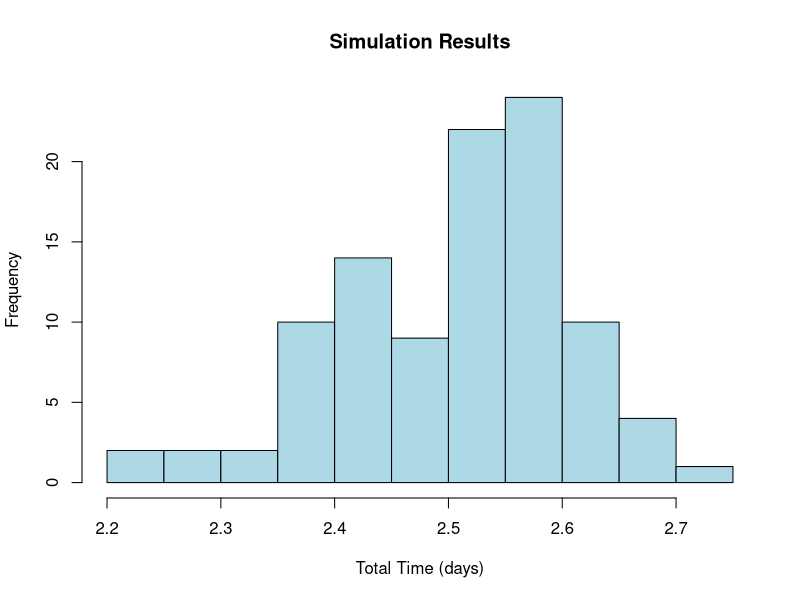
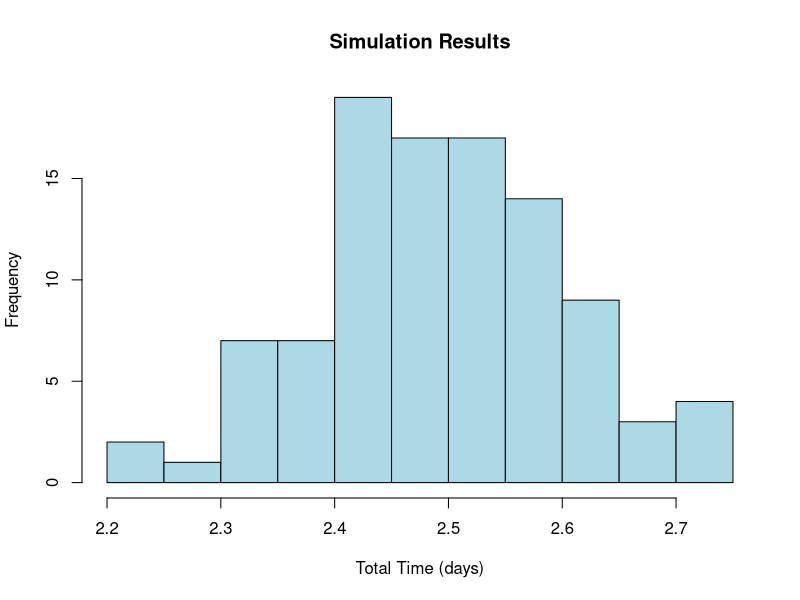

These charts were generated, in order, by the following R code:
simulations = 100
size_t = 100

results = numeric(simulations)

for (i in 1:100){
  pocet_polozek = sample(x = 1:15, size = 100, replace = T)
  pocet_minut = sum(pocet_polozek)
  pocet_minut_celk = pocet_minut + (100/4 - 1) * 10.5 + (24/3) * 9.5
  pocet_hodin_celk = pocet_minut_celk/60
  celk_cas = pocet_hodin_celk/7.5
  results[i] = celk_cas
}
hist(results, main = "Simulation Results", xlab = "Total Time (days)", col = "lightblue")



for (i in 1:simulations){
  time = sum(sample(x = 1:15, size = 100, replace = T))
  time_all_hours = (time + (size_t/4 - 1) * 10.5 + (24/3) * 9.5)/60
  time_all_days = time_all_hours/7.5
  results[i] = time_all_days
}
summary(results)
hist(results, main = "Simulation Results", xlab = "Total Time (days)", col = "lightblue")